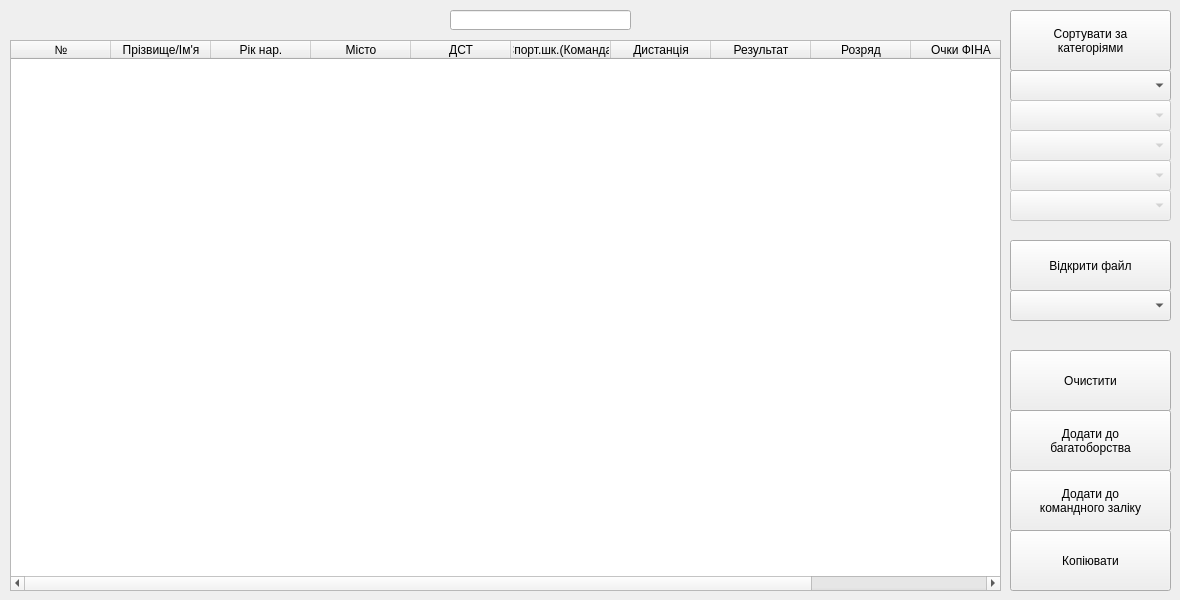
   <widget class="QWidget" name="tab_protocol">
    <attribute name="title">
     <string>Протокол змагань</string>
    </attribute>
    <widget class="QTableWidget" name="tableWidget_lastProtocol">
     <property name="geometry">
      <rect>
       <x>10</x>
       <y>40</y>
       <width>991</width>
       <height>551</height>
      </rect>
     </property>
     <column>
      <property name="text">
       <string>№</string>
      </property>
     </column>
     <column>
      <property name="text">
       <string>Прізвище/Ім'я</string>
      </property>
     </column>
     <column>
      <property name="text">
       <string>Рік нар.</string>
      </property>
     </column>
     <column>
      <property name="text">
       <string>Місто</string>
      </property>
     </column>
     <column>
      <property name="text">
       <string>ДСТ</string>
      </property>
     </column>
     <column>
      <property name="text">
       <string>Спорт.шк.(Команда)</string>
      </property>
     </column>
     <column>
      <property name="text">
       <string>Дистанція</string>
      </property>
     </column>
     <column>
      <property name="text">
       <string>Результат</string>
      </property>
     </column>
     <column>
      <property name="text">
       <string>Розряд</string>
      </property>
     </column>
     <column>
      <property name="text">
       <string>Очки ФІНА</string>
      </property>
     </column>
     <column>
      <property name="text">
       <string>Тренер</string>
      </property>
     </column>
    </widget>
    <widget class="QPushButton" name="pushButton_copyTableProtocol">
     <property name="geometry">
      <rect>
       <x>1010</x>
       <y>530</y>
       <width>161</width>
       <height>61</height>
      </rect>
     </property>
     <property name="font">
      <font>
       <pointsize>9</pointsize>
      </font>
     </property>
     <property name="text">
      <string>Копіювати</string>
     </property>
    </widget>
    <widget class="QPushButton" name="pushButton_sortByYears">
     <property name="geometry">
      <rect>
       <x>1010</x>
       <y>10</y>
       <width>161</width>
       <height>61</height>
      </rect>
     </property>
     <property name="font">
      <font>
       <pointsize>9</pointsize>
      </font>
     </property>
     <property name="text">
      <string>Сортувати за
категоріями</string>
     </property>
    </widget>
    <widget class="QComboBox" name="comboBox_firstYear">
     <property name="geometry">
      <rect>
       <x>1010</x>
       <y>70</y>
       <width>161</width>
       <height>31</height>
      </rect>
     </property>
     <property name="font">
      <font>
       <pointsize>9</pointsize>
      </font>
     </property>
     <item>
      <property name="text">
       <string/>
      </property>
     </item>
    </widget>
    <widget class="QComboBox" name="comboBox_secondYear">
     <property name="enabled">
      <bool>false</bool>
     </property>
     <property name="geometry">
      <rect>
       <x>1010</x>
       <y>100</y>
       <width>161</width>
       <height>31</height>
      </rect>
     </property>
     <item>
      <property name="text">
       <string/>
      </property>
     </item>
    </widget>
    <widget class="QComboBox" name="comboBox_thirdYear">
     <property name="enabled">
      <bool>false</bool>
     </property>
     <property name="geometry">
      <rect>
       <x>1010</x>
       <y>130</y>
       <width>161</width>
       <height>31</height>
      </rect>
     </property>
     <item>
      <property name="text">
       <string/>
      </property>
     </item>
    </widget>
    <widget class="QLineEdit" name="lineEdit_styleProtocol">
     <property name="geometry">
      <rect>
       <x>450</x>
       <y>10</y>
       <width>181</width>
       <height>20</height>
      </rect>
     </property>
    </widget>
    <widget class="QComboBox" name="comboBox_fourthYear">
     <property name="enabled">
      <bool>false</bool>
     </property>
     <property name="geometry">
      <rect>
       <x>1010</x>
       <y>160</y>
       <width>161</width>
       <height>31</height>
      </rect>
     </property>
     <item>
      <property name="text">
       <string/>
      </property>
     </item>
    </widget>
    <widget class="QComboBox" name="comboBox_fifthYear">
     <property name="enabled">
      <bool>false</bool>
     </property>
     <property name="geometry">
      <rect>
       <x>1010</x>
       <y>190</y>
       <width>161</width>
       <height>31</height>
      </rect>
     </property>
     <item>
      <property name="text">
       <string/>
      </property>
     </item>
    </widget>
    <widget class="QPushButton" name="pushButton_goToTeams">
     <property name="geometry">
      <rect>
       <x>1010</x>
       <y>470</y>
       <width>161</width>
       <height>61</height>
      </rect>
     </property>
     <property name="font">
      <font>
       <pointsize>9</pointsize>
      </font>
     </property>
     <property name="text">
      <string>Додати до
командного заліку</string>
     </property>
    </widget>
    <widget class="QPushButton" name="pushButton_goToManyFights">
     <property name="geometry">
      <rect>
       <x>1010</x>
       <y>410</y>
       <width>161</width>
       <height>61</height>
      </rect>
     </property>
     <property name="font">
      <font>
       <pointsize>9</pointsize>
      </font>
     </property>
     <property name="text">
      <string>Додати до
багатоборства</string>
     </property>
    </widget>
    <widget class="QComboBox" name="comboBox_protocolFiles">
     <property name="geometry">
      <rect>
       <x>1010</x>
       <y>290</y>
       <width>161</width>
       <height>31</height>
      </rect>
     </property>
     <property name="font">
      <font>
       <pointsize>9</pointsize>
      </font>
     </property>
    </widget>
    <widget class="QPushButton" name="pushButton_openFileProtocol">
     <property name="geometry">
      <rect>
       <x>1010</x>
       <y>240</y>
       <width>161</width>
       <height>51</height>
      </rect>
     </property>
     <property name="font">
      <font>
       <pointsize>9</pointsize>
      </font>
     </property>
     <property name="text">
      <string>Відкрити файл</string>
     </property>
    </widget>
    <widget class="QPushButton" name="pushButton_cleanProtocol">
     <property name="geometry">
      <rect>
       <x>1010</x>
       <y>350</y>
       <width>161</width>
       <height>61</height>
      </rect>
     </property>
     <property name="text">
      <string>Очистити</string>
     </property>
    </widget>
   </widget>
